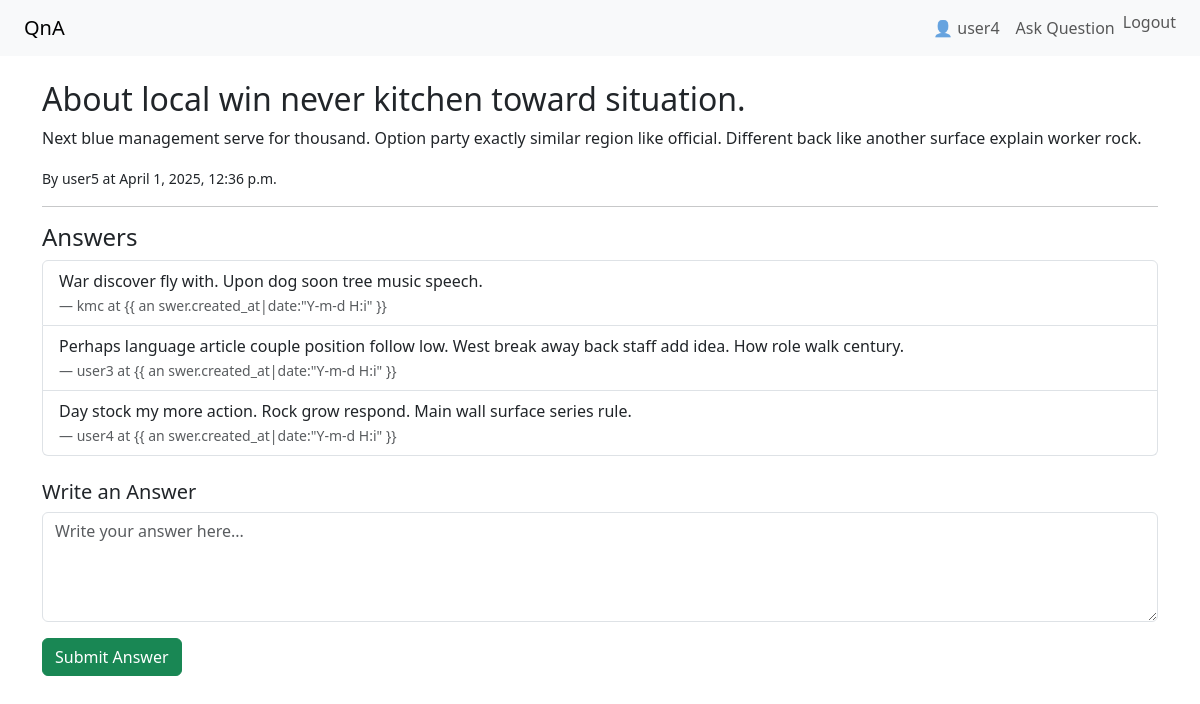
The app's page /quesztion/2/ (signed in) with its own data.
### qa/models.py (models this page shows, shortened)
class Question(models.Model):
    title = models.CharField(max_length=200)
    content = models.TextField()
    author = models.ForeignKey(User, on_delete=models.CASCADE)
    created_at = models.DateTimeField(auto_now_add=True)

class Answer(models.Model):
    question = models.ForeignKey(Question, on_delete=models.CASCADE, related_name='answers')
    content = models.TextField()
    author = models.ForeignKey(User, on_delete=models.CASCADE)
    created_at = models.DateTimeField(auto_now_add=True)

### qa/views.py (the view, shortened to what this page needs)
# urls.py: path('quesztion/<int:pk>/', views.question_detail, name='question_detail'),
def question_detail(request, pk):
    question = get_object_or_404(Question, pk=pk)
    return render(request, 'qa/question_detail.html', {'question':question})

### qa/templates/qa/question_detail.html (shortened to what this page needs)
{% extends 'qa/base.html' %}
{% block content %}
<h2>{{ question.title }}</h2>
<p>{{ question.content }}</p>
<p><small>By {{ question.author.username }} at {{ question.created_at }}
</small></p>
<hr>
<h4>Answers</h4>
<ul class="list-group mb-4">
    {% for answer in question.answers.all %}
        <li class="list-group-item">
        {{ answer.content }}<br>
        <small class="text-muted">— {{ answer.author.username }} at {{ an
        swer.created_at|date:"Y-m-d H:i" }}</small>
        </li>
    {% empty %}
        <li class="list-group-item">No answers yet.</li>
    {% endfor %}
</ul>
{% if user.is_authenticated %}
<h5>Write an Answer</h5>
<form method="post">
    <div class="mb-3">
    <textarea name="content" class="form-control" rows="4" placeholder
    ="Write your answer here..."></textarea>
    </div>
    <button type="submit" class="btn btn-success">Submit Answer</butto
</form>
{% else %}
<p><a href="{% url 'login' %}">Login</a> to write an answer.</p>
{% endif %}
{% endblock %}

### qa/templates/qa/base.html (shortened to what this page needs)
<!DOCTYPE html>
<html lang="en">
	<head>
		<link
			href="https://cdn.jsdelivr.net/npm/bootstrap@5.3.2/dist/css/bootstr
ap.min.css"
			rel="stylesheet"
		/>
	</head>
	<body>
		<nav class="navbar navbar-expand-lg navbar-light bg-light px-4">
			<a class="navbar-brand" href="/">QnA</a>
			<div class="collapse navbar-collapse">
				<ul class="navbar-nav ms-auto">
					{% if user.is_authenticated %}
					<li class="nav-item">
						<span class="nav-link">👤 {{ user.username }}</span>
					</li>
					<li class="nav-item">
						<a class="nav-link" href="{% url 'ask_question' %}">Ask Question</a>
					</li>
					<li class="nav-item">
						<form action="{% url 'logout' %}" method="post" class="d-i nline">
							<button
								type="submit"
								class="btn btn-link nav-link"
								style="display: inline; padding: 0"
							>
								Logout
							</button>
						</form>
					</li>
					{% else %}
					<li class="nav-item">
						<a class="nav-link" href="{% url 'login' %}">Login</a>
					</li>
					{% endif %}
				</ul>
			</div>
		</nav>
		<div class="container mt-4">{% block content %} {% endblock %}</div>
	</body>
</html>

### records on screen
Question: title "About local win never kitchen toward situation.", content "Next blue management serve for thousand. Option party exactly similar region like official. Different back like another surface explain worker rock.", author.username "user5", created_at "April 1, 2025, 12:36 p.m."
Answer: content "War discover fly with. Upon dog soon tree music speech.", author.username "kmc"
Answer: content "Perhaps language article couple position follow low. West break away back staff add idea. How role walk century.", author.username "user3"
Answer: content "Day stock my more action. Rock grow respond. Main wall surface series rule.", author.username "user4"

### other values on screen
{{ user.username }} "user4"
